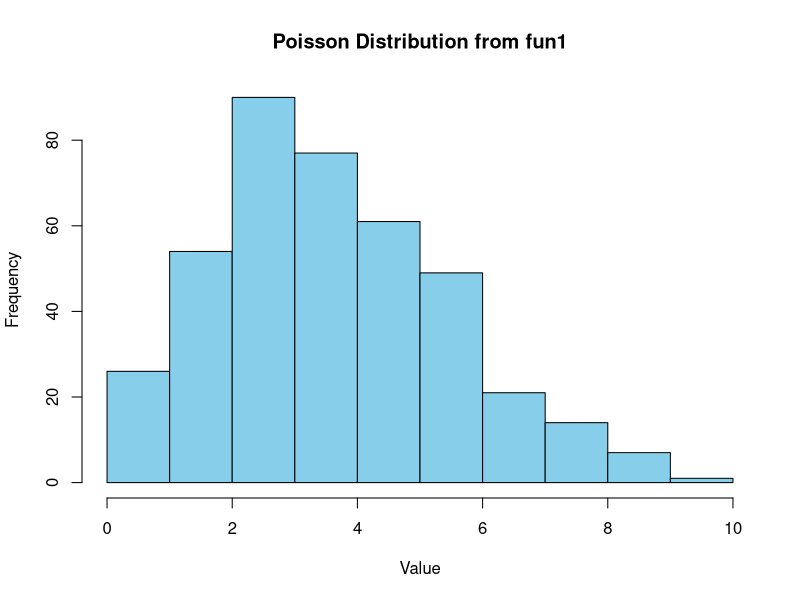
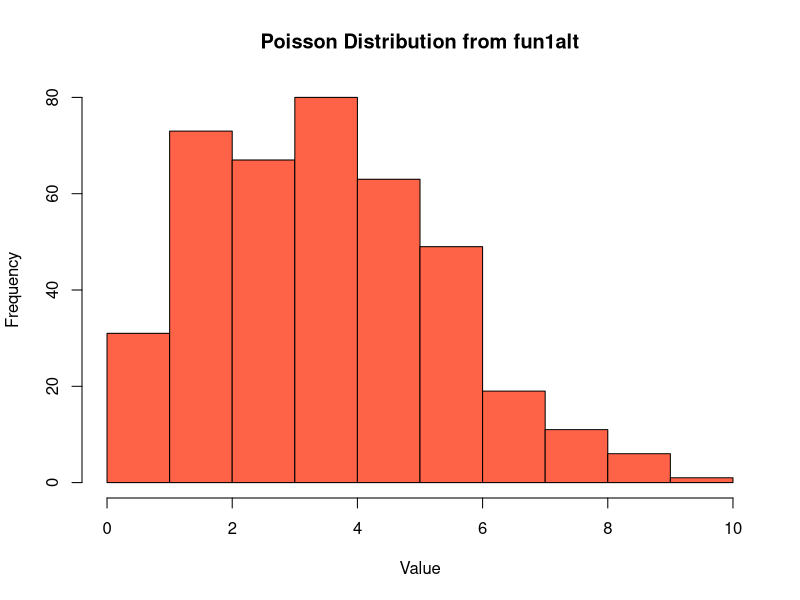

Here is the R script that generated these plots, in order: (Note: this script raises an error after producing the figures.)
## ---- chunk 1
library(microbenchmark)
## ---- chunk 2
fun1 <- function(n = 100, k = 4, lambda = 4) {
  x <- NULL
  
  for (i in 1:n){
    x <- rbind(x, rpois(k, lambda))    
  }
  
  return(x)
}

fun1alt <- function(n = 100, k = 4, lambda = 4) {
  matrix(rpois(n * k, lambda), nrow = n, ncol = k)
}

x1 = fun1()
x2 = fun1alt()

hist(as.vector(x1), main = "Poisson Distribution from fun1",
     xlab = "Value", col = "skyblue")

hist(as.vector(x2), main = "Poisson Distribution from fun1alt", xlab = "Value", col = "tomato")

microbenchmark(fun1(), fun1alt())

## ---- chunk 3
# Data Generating Process (10 x 10,000 matrix)
set.seed(1234)
x <- matrix(rnorm(1e4), nrow=10)

# Find each column's max value
fun2 <- function(x) {
  apply(x, 2, max)
}

fun2alt = function(x) {
  y = ncol(x)
  out = numeric(y)
  
  for (k in 1:y) {
    out[k] <- max(x[, k])
  }
  out
}

microbenchmark(fun2(x), fun2alt(x))

x11 = fun2(x)
x22 = fun2alt(x)

sum(x11-x22) #Sums to zero, all entries are the same
## ---- chunk 4
library(parallel)


my_boot <- function(dat, stat, R, ncpus = 2L) {
  cl <- makeCluster(ncpus)
  
  n <- nrow(dat)
  idx <- matrix(sample.int(n, n*R, TRUE), nrow=n, ncol=R)
  
  clusterExport(cl, c("dat", "idx", "stat"), envir = environment())
  
  ans <- parLapply(cl, seq_len(R), function(i) {
    stat(dat[idx[,i], , drop=FALSE])
  })
  
  # Converting the list into a matrix
  ans <- do.call(rbind, ans)

  return(ans)
}

# Bootstrap of an OLS
my_stat <- function(d) coef(lm(y ~ x, data=d))

# DATA SIM
set.seed(1)
n <- 500; R <- 1e4

x <- cbind(rnorm(n)); y <- x*5 + rnorm(n)

# Checking if we get something similar as lm
ans0 <- confint(lm(y~x))
ans1 <- my_boot(dat = data.frame(x, y), my_stat, R = R, ncpus = 2L)

# You should get something like this
t(apply(ans1, 2, quantile, c(.025,.975)))
##                   2.5%      97.5%
## (Intercept) -0.1372435 0.05074397
## x            4.8680977 5.04539763
ans0
##                  2.5 %     97.5 %
## (Intercept) -0.1379033 0.04797344
## x            4.8650100 5.04883353


## ---- chunk 5
system.time({my_boot(dat = data.frame(x, y), my_stat, R = R, ncpus = 2L)})

system.time({my_boot(dat = data.frame(x, y), my_stat, R = R, ncpus = 1L)})
